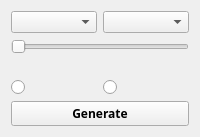
          <widget class="QWidget" name="tab">
           <attribute name="icon">
            <iconset resource="logo.qrc">
             <normaloff>:/newPrefix/OIP (6).jfif</normaloff>:/newPrefix/OIP (6).jfif</iconset>
           </attribute>
           <attribute name="title">
            <string>Synthesizer</string>
           </attribute>
           <layout class="QGridLayout" name="gridLayout_8">
            <item row="0" column="0">
             <widget class="QComboBox" name="Notes_comboBox"/>
            </item>
            <item row="3" column="0">
             <widget class="QRadioButton" name="sine">
              <property name="font">
               <font>
                <weight>75</weight>
                <bold>true</bold>
               </font>
              </property>
              <property name="text">
               <string/>
              </property>
              <property name="icon">
               <iconset resource="logo.qrc">
                <normaloff>:/newPrefix/002_051_sound_wave_sine_synth_music-128.webp</normaloff>:/newPrefix/002_051_sound_wave_sine_synth_music-128.webp</iconset>
              </property>
              <property name="iconSize">
               <size>
                <width>60</width>
                <height>60</height>
               </size>
              </property>
             </widget>
            </item>
            <item row="2" column="0" colspan="2">
             <spacer name="horizontalSpacer_2">
              <property name="orientation">
               <enum>Qt::Horizontal</enum>
              </property>
              <property name="sizeHint" stdset="0">
               <size>
                <width>40</width>
                <height>20</height>
               </size>
              </property>
             </spacer>
            </item>
            <item row="0" column="1">
             <widget class="QComboBox" name="comboBox_2"/>
            </item>
            <item row="3" column="1">
             <widget class="QRadioButton" name="radioButton_2">
              <property name="font">
               <font>
                <weight>75</weight>
                <bold>true</bold>
               </font>
              </property>
              <property name="text">
               <string/>
              </property>
              <property name="icon">
               <iconset resource="logo.qrc">
                <normaloff>:/newPrefix/002_054_sound_wave_square_synth_music-512.webp</normaloff>:/newPrefix/002_054_sound_wave_square_synth_music-512.webp</iconset>
              </property>
              <property name="iconSize">
               <size>
                <width>60</width>
                <height>60</height>
               </size>
              </property>
             </widget>
            </item>
            <item row="4" column="0" colspan="2">
             <widget class="QPushButton" name="pushButton">
              <property name="font">
               <font>
                <family>Myanmar Text</family>
                <weight>75</weight>
                <bold>true</bold>
               </font>
              </property>
              <property name="text">
               <string>Generate</string>
              </property>
             </widget>
            </item>
            <item row="1" column="0" colspan="2">
             <widget class="QSlider" name="horizontalSlider">
              <property name="orientation">
               <enum>Qt::Horizontal</enum>
              </property>
             </widget>
            </item>
           </layout>
          </widget>
